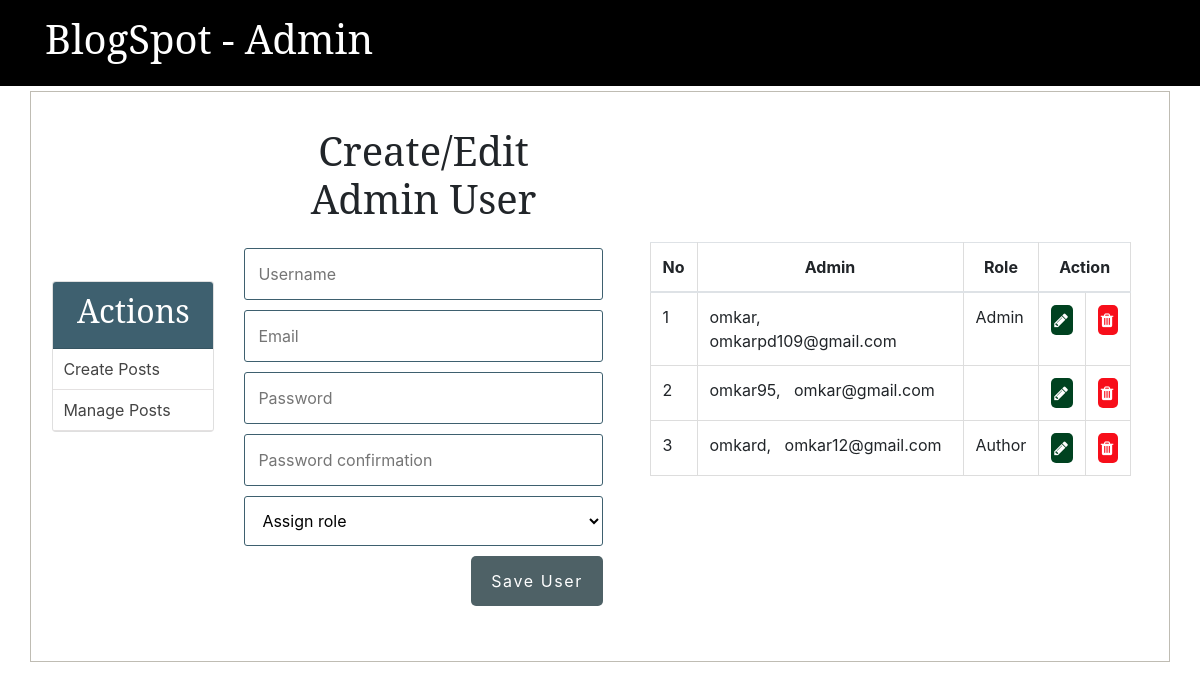
Page /admin/users.php on the earlier database version.
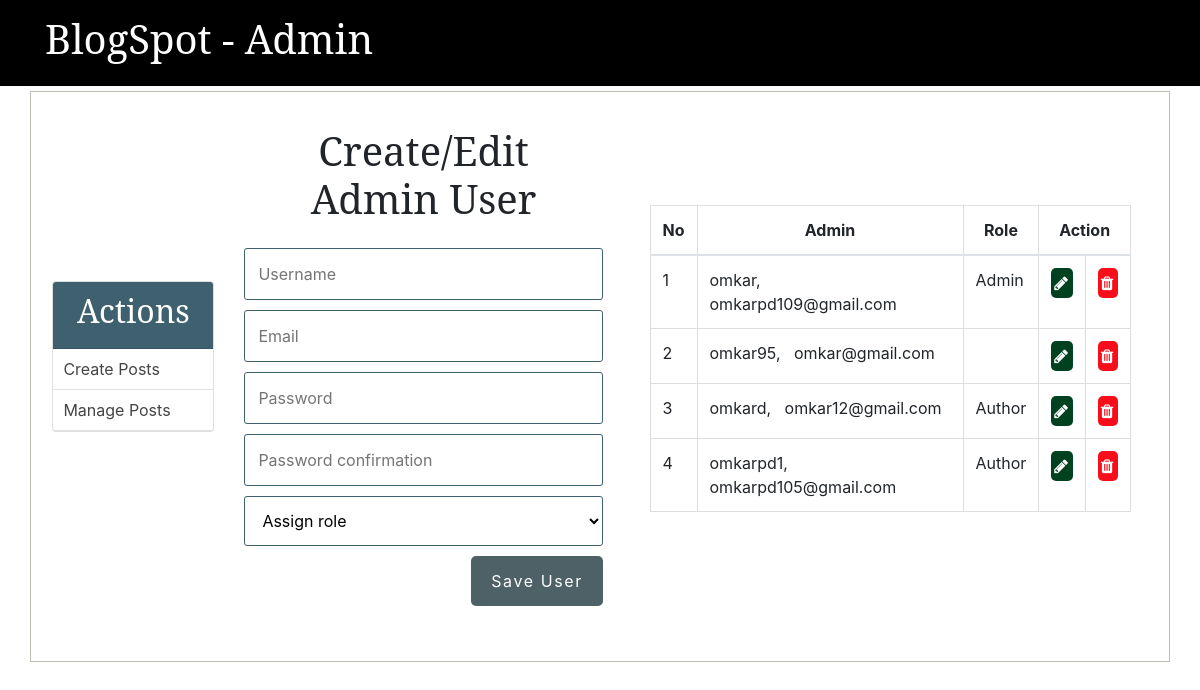
Same page on the later database version.
### tables this page shows
CREATE TABLE `users` (
  `id` int(11) NOT NULL,
  `username` varchar(255) NOT NULL,
  `email` varchar(255) NOT NULL,
  `role` enum('Author','Admin') DEFAULT NULL,
  `password` varchar(255) NOT NULL,
  `created_at` timestamp NULL DEFAULT current_timestamp(),
  `updated_at` timestamp NULL DEFAULT NULL
);

### admin/includes/admin_functions.php (called while the page is built, shortened)
<?php
$isEditingUser = false;
$username = "";
$email = "";
function getAdminUsers(){
	global $conn, $roles;
	$sql = "SELECT * FROM users";
	$result = mysqli_query($conn, $sql);
	$users = mysqli_fetch_all($result, MYSQLI_ASSOC);
	return $users;
}
?>

### admin/users.php (the view, shortened to what this page needs)
<?php  include('../config.php'); ?>
<?php  include(ROOT_PATH . '/admin/includes/admin_functions.php'); ?>
<?php
	$admins = getAdminUsers();
?>
<?php include(ROOT_PATH . '/admin/includes/head_section.php'); ?>
</head>
<body>
	<?php include(ROOT_PATH . '/admin/includes/navbar.php') ?>
	<div class="container content row justify-content-center align-items-center">
		<?php include(ROOT_PATH . '/admin/includes/menu.php') ?>
		<div class="action">
			<h1 class="page-title">Create/Edit Admin User</h1>
			<form method="post" action="<?php echo BASE_URL . 'admin/users.php'; ?>" >
				<input type="text" name="username" value="<?php echo $username; ?>" placeholder="Username">
				<input type="email" name="email" value="<?php echo $email ?>" placeholder="Email">
				<input type="password" name="password" placeholder="Password">
				<input type="password" name="passwordConfirmation" placeholder="Password confirmation">
				<select name="role">
					<option value="" selected disabled>Assign role</option>
				</select>
				<?php if ($isEditingUser === true): ?>
					<button type="submit" class="btn" name="update_admin">UPDATE</button>
				<?php else: ?>
					<button type="submit" class="btn" name="create_admin">Save User</button>
				<?php endif ?>
			</form>
		</div>
		<div class="table-div">
			<?php if (empty($admins)): ?>
				<h1>No admins in the database.</h1>
			<?php else: ?>
				<table class="table">
					<thead>
						<th>No</th>
						<th>Admin</th>
						<th>Role</th>
						<th colspan="2">Action</th>
					</thead>
					<tbody>
					<?php foreach ($admins as $key => $admin): ?>
						<tr>
							<td><?php echo $key + 1; ?></td>
							<td>
								<?php echo $admin['username']; ?>, &nbsp;
								<?php echo $admin['email']; ?>
							</td>
							<td><?php echo $admin['role']; ?></td>
							<td>
								<a class="fa fa-pencil btn edit"
									href="users.php?edit-admin=<?php echo $admin['id'] ?>">
								</a>
							</td>
							<td>
								<a class="fa fa-trash btn delete"
									 href="users.php?delete-admin=<?php echo $admin['id'] ?>">
								</a>
							</td>
						</tr>
					<?php endforeach ?>
					</tbody>
				</table>
			<?php endif ?>
		</div>
	</div>
</body>
</html>

### admin/includes/head_section.php (shortened to what this page needs)
<!DOCTYPE html>
<html>
<head>
<link rel="stylesheet" href="https://cdnjs.cloudflare.com/ajax/libs/font-awesome/4.7.0/css/font-awesome.min.css" />
<link rel="stylesheet" href="https://cdn.jsdelivr.net/npm/bootstrap@4.6.0/dist/css/bootstrap.min.css">
<link rel="stylesheet" href="../static/css/admin_styling.css">

### admin/includes/navbar.php (shortened to what this page needs)
<div class="header">
	<div class="logo">
		<a href="<?php echo BASE_URL .'admin/dashboard.php' ?>">
			<h1>BlogSpot - Admin</h1>
		</a>
	</div>
	<div class="user-info">
	</div>
</div>

### admin/includes/menu.php (shortened to what this page needs)
<div class="menu">
	<div class="card">
		<div class="card-header">
			<h2>Actions</h2>
		</div>
		<div class="card-content">
			<a href="<?php echo BASE_URL . 'admin/create_post.php' ?>">Create Posts</a>
			<a href="<?php echo BASE_URL . 'admin/posts.php' ?>">Manage Posts</a>
		</div>
	</div>
</div>

### static/css/admin_styling.css (style rules this page uses)
* { margin: 0px; padding: 0px; }
a { text-decoration: none; }
h1, h2, h3, h4, h5, h6 { font-family: "Noto Serif", serif; }
form { width: 60%; margin: 5px auto; padding-bottom: 50px; }
form input[type="file"], input[type="email"], input[type="password"], input[type="text"], form select, form textarea { width: 100%; display: block; padding: 13px 13px; font-size: 1em; margin: 5px auto 10px; border-radius: 3px; box-sizing: border-box; background: transparent; border: 1px solid #3e606f; }
form button { float: right; margin-left: 24%; }
table { border-collapse: collapse; width: 70%; margin: 20px auto; }
th, td { padding: 8px; text-align: left; border: 1px solid #ddd; }
th { text-align: center; }
.btn { color: white; background: #4e6166; text-align: center; border: none; border-radius: 5px; display: block; letter-spacing: 0.1em; padding: 13px 20px; text-decoration: none; }
.header { padding: 15px 45px; font-family: "Noto Serif", serif; color: white; background: black; }
.header .logo { width: 50%; float: left; }
.header .logo h1 { color: white; }
.header .user-info { margin-top: 10px; margin-left: 5px; padding: 5px; float: right; }
.header:after { content: ""; display: block; clear: both; }
.container { width: 95%; margin: 5px auto 50px; border: 1px solid #bfbcb3; padding: 10px 0px 50px; }
.container:after { content: ""; display: block; clear: both; }
.container.content .menu { width: 16%; float: left; padding: 40px 10px; }
.container.content .menu .card .card-header { padding: 10px; text-align: center; border-radius: 3px 3px 0px 0px; background: #3e606f; }
.container.content .menu .card .card-header h2 { color: white; }
.container.content .menu .card .card-content a { display: block; box-sizing: border-box; padding: 8px 10px; border-bottom: 1px solid #e4e1e1; color: #444; }
.container.content .action { width: 35%; float: left; text-align: center; }
.container.content .action form { width: 90%; }
.container.content .action .page-title { margin: 25px; }
.table-div { float: left; width: 47%; }
.table-div table { width: 90%; }
.table-div a.fa { color: white; padding: 3px; }
.table-div .edit { background: #004220; }
.table-div .delete { background: #f70e1a; }

Differences in the rows shown:
added users: username "omkarpd1", email "omkarpd105@gmail.com", role "Author"
